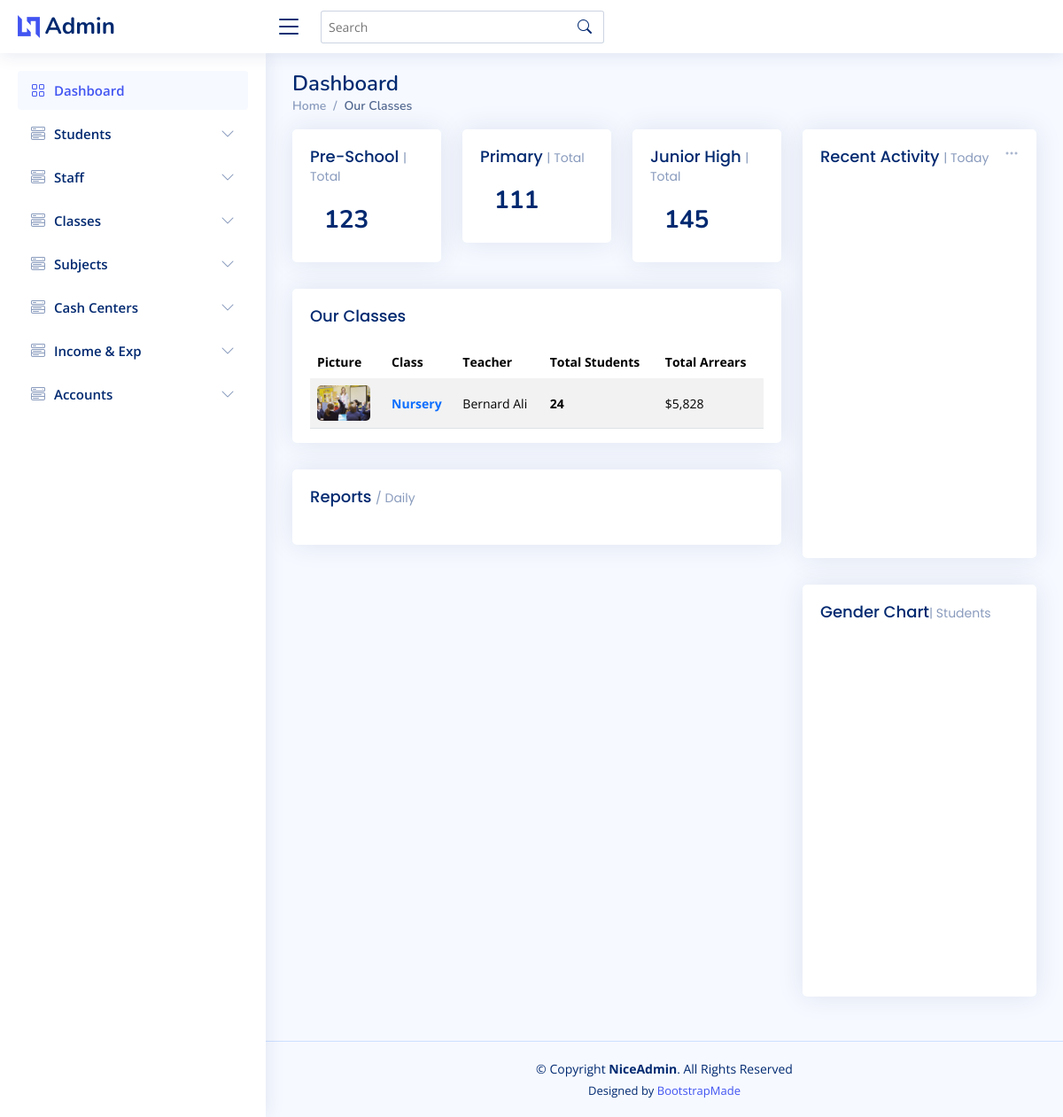
The app's page /accounts/all_classes with its own data.
### core/models.py (models this page shows, shortened)
class Class(models.Model):
    picture = models.ImageField(upload_to='class', default='class-1.jpg')
    video = models.FileField(upload_to='class', null=True, blank=True)
    level = models.CharField(max_length=15, choices=LEVEL_CHOICES)
    name = models.CharField(max_length=15, unique=True)
    slug = models.SlugField()
    min_age = models.IntegerField()
    max_age = models.IntegerField()
    tuition_fee = models.DecimalField(max_digits=10, decimal_places=2)
    tuition_interval = models.CharField(max_length=15, choices=TUITION_INTERVAL_CHOICES)
    total_seats = models.IntegerField()
    start_time = models.TimeField(max_length=15)
    close_time = models.TimeField(max_length=15)
    description = models.TextField(null=True, blank=True)
    teacher = models.ForeignKey(User, on_delete=models.DO_NOTHING)
    captain = models.ForeignKey(User, on_delete=models.DO_NOTHING, related_name='class_captain')

### authy/models.py (models this page shows, shortened)
class User(AbstractUser):
    full_name = models.CharField(max_length=200, null=True)
    type = models.CharField(max_length=20, choices=USER_TYPE)
    email = models.EmailField(unique=True, null=True)
    phone = models.CharField(max_length=20)
    avatar = models.ImageField(null=True, default="default.jpg")
    gender = models.CharField(max_length=100, choices=GENDER_CHOICE, null=True, blank=True)
    residence = models.CharField(max_length=100)
    GPS_Address = models.CharField(max_length=15)
    region = models.CharField(max_length=100, choices=REGION_CHOICE, null=True, blank=True)
    nationality = models.CharField(max_length=100, default='Ghanaian')
    created = models.DateField(auto_now_add=True)
    is_blocked = models.BooleanField(default=False)
    classes = models.ManyToManyField('core.Class', related_name='classes', blank=True)
    marital_status = models.CharField(max_length=100, choices=MARITAL_STATUS, default='Single')
    subjects = models.ManyToManyField('core.Subject', related_name='subjects', blank=True)
    profile = models.TextField(blank=True, null=True)
    cv = models.FileField(blank=True, null=True)
    facebook_url = models.URLField(max_length=255, blank=True, null=True)
    twitter_url = models.URLField(max_length=255, blank=True, null=True)
    instagram_url = models.URLField(max_length=255, blank=True, null=True)
    linkedin_url = models.URLField(max_length=255, blank=True, null=True)
    website_url = models.URLField(max_length=255, blank=True, null=True)
    REQUIRED_FIELDS = []

### accounts/views.py (the view)
# urls.py: path('all_classes', all_classes, name='all_classes'),
def all_classes(request):
    classes = Class.objects.all()
    context = {
        'classes': classes,
    }
    return render(request, 'accounts/all_classes.html', context)

### templates/accounts/all_classes.html (shortened to what this page needs)
{% extends 'accounts/base.html' %}
{% block content %}
  <main id="main" class="main">
    <div class="pagetitle">
      <h1>Dashboard</h1>
      <nav>
        <ol class="breadcrumb">
          <li class="breadcrumb-item"><a href="index.html">Home</a></li>
          <li class="breadcrumb-item active">Our Classes</li>
        </ol>
      </nav>
    </div>
    <section class="section dashboard">
      <div class="row">
        <div class="col-lg-8">
          <div class="row">
            <div class="col-xxl-4 col-md-4">
              <div class="card info-card sales-card">
                <div class="card-body">
                  <h5 class="card-title">Pre-School <span>| Total</span></h5>
                  <div class="d-flex align-items-center">
                    <div class="ps-3">
                      <h6>123</h6>
                    </div>
                  </div>
                </div>
              </div>
            </div>
            <div class="col-xxl-4 col-md-4">
              <div class="card info-card sales-card">
                <div class="card-body">
                  <h5 class="card-title">Primary <span>| Total</span></h5>
                  <div class="d-flex align-items-center">
                    <div class="ps-3">
                      <h6>111</h6>
                    </div>
                  </div>
                </div>
              </div>
            </div>
            <div class="col-xxl-4 col-md-4">
              <div class="card info-card sales-card">
                <div class="card-body">
                  <h5 class="card-title">Junior High <span>| Total</span></h5>
                  <div class="d-flex align-items-center">
                    <div class="ps-3">
                      <h6>145</h6>
                    </div>
                  </div>
                </div>
              </div>
            </div>
            <div class="col-12">
              <div class="card top-selling overflow-auto">
                <div class="card-body pb-0">
                  <h5 class="card-title">Our Classes</h5>
                  <table class="table table-striped table-hover">
                    <thead>
                      <tr>
                        <th scope="col">Picture</th>
                        <th scope="col">Class</th>
                        <th scope="col">Teacher</th>
                        <th scope="col">Total Students</th>
                        <th scope="col">Total Arrears</th>
                      </tr>
                    </thead>
                    <tbody>
                      {% for class in classes %}
                        <tr>
                        <th scope="row"><a href="#"><img src="{{class.picture.url}}" alt=""></a></th>
                        <td><a href="{% url 'account_class_detail' class.slug %}" class="text-primary fw-bold">{{class.name}}</a></td>
                        <td>{{class.teacher.full_name}}</td>
                        <td class="fw-bold">24</td>
                        <td>$5,828</td>
                      </tr>
                      {% endfor %}
                    </tbody>
                  </table>
                </div>
              </div>
            </div>
            <div class="col-12">
              <div class="card">
                <div class="card-body">
                  <h5 class="card-title">Reports <span>/ Daily</span></h5>
                </div>
              </div>
            </div>
          </div>
        </div>
        <div class="col-lg-4">
          <div class="card">
            <div class="filter">
              <a class="icon" href="#" data-bs-toggle="dropdown"><i class="bi bi-three-dots"></i></a>
            </div>
            <div class="card-body">
              <h5 class="card-title">Recent Activity <span>| Today</span></h5>
              <div id="barChart" style="min-height: 400px;" class="echart"></div>
            </div>
          </div>
          <div class="card">
            <div class="card-body pb-0">
              <h5 class="card-title">Gender Chart<span>| Students</span></h5>
              <div id="trafficChart" style="min-height: 400px;" class="echart"></div>
            </div>
          </div>
        </div>
      </div>
    </section>
  </main>
{% endblock content %}

### static/assets/css/style.css (style rules this page uses)
:root { scroll-behavior: smooth; }
body { font-family: "Open Sans", sans-serif; background: #f6f9ff; color: #444444; }
a { color: #4154f1; text-decoration: none; }
h1, h2, h3, h4, h5, h6 { font-family: "Nunito", sans-serif; }
#main { margin-top: 60px; padding: 20px 30px; transition: all 0.3s; }
.pagetitle { margin-bottom: 10px; }
.pagetitle h1 { font-size: 24px; margin-bottom: 0; font-weight: 600; color: #012970; }
.card { margin-bottom: 30px; border: none; border-radius: 5px; box-shadow: 0px 0 30px rgba(1, 41, 112, 0.1); }
.card-title { padding: 20px 0 15px 0; font-size: 18px; font-weight: 500; color: #012970; font-family: "Poppins", sans-serif; }
.card-title span { color: #899bbd; font-size: 14px; font-weight: 400; }
.card-body { padding: 0 20px 20px 20px; }
.breadcrumb { font-size: 14px; font-family: "Nunito", sans-serif; color: #899bbd; font-weight: 600; }
.breadcrumb a { color: #899bbd; transition: 0.3s; }
.breadcrumb .breadcrumb-item::before { color: #899bbd; }
.breadcrumb .active { color: #51678f; font-weight: 600; }
@media (min-width: 1200px) { #main, #footer { margin-left: 300px; } }
.dashboard .filter { position: absolute; right: 0px; top: 15px; }
.dashboard .filter .icon { color: #aab7cf; padding-right: 20px; padding-bottom: 5px; transition: 0.3s; font-size: 16px; }
.dashboard .info-card { padding-bottom: 10px; }
.dashboard .info-card h6 { font-size: 28px; color: #012970; font-weight: 700; margin: 0; padding: 0; }
.dashboard .top-selling { font-size: 14px; }
.dashboard .top-selling .table thead { background: #f6f6fe; }
.dashboard .top-selling .table thead th { border: 0; }
.dashboard .top-selling .table tbody td { vertical-align: middle; }
.dashboard .top-selling img { border-radius: 5px; max-width: 60px; }

### records on screen
Class: picture (picture), name "Nursery", teacher.full_name "Bernard Ali"
